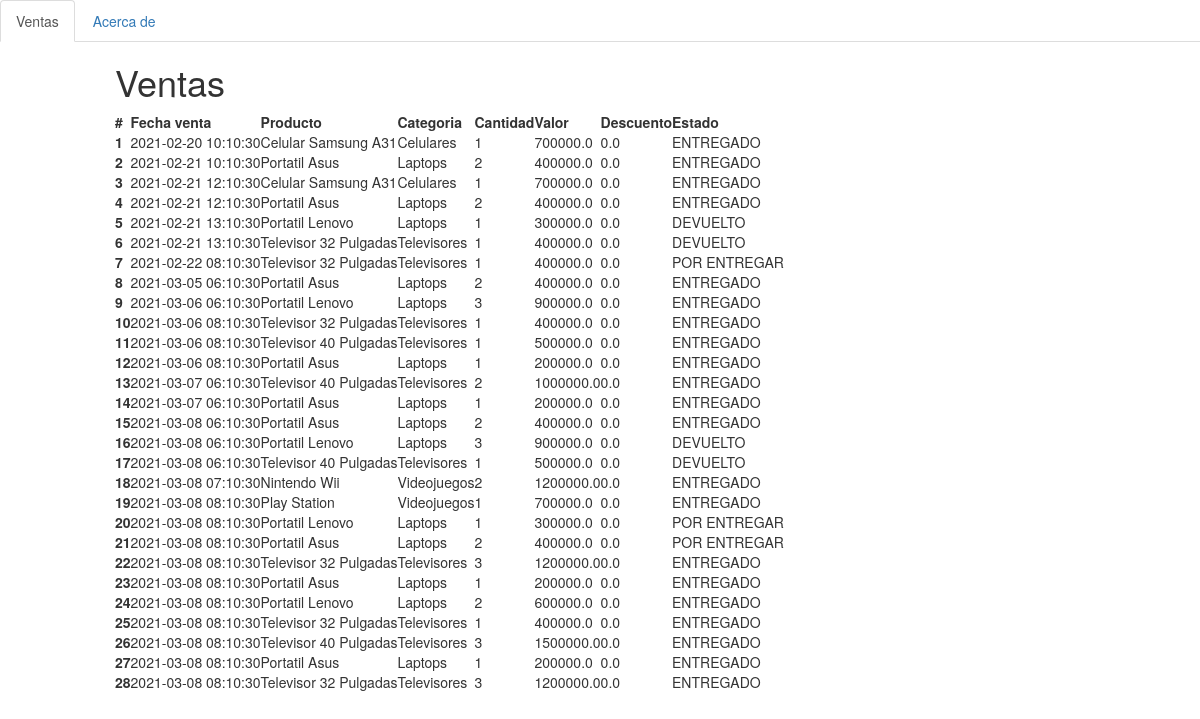
The page / on the database its author committed.
### models/DetalleVenta.py (models this page shows)
class DetalleVenta(db.Model):
    detalleId = db.Column(db.Integer, primary_key=True)
    cantidad = db.Column(db.Integer, nullable=False)
    valor = db.Column(db.Float, nullable=False)
    valorSinIva = db.Column(db.Float, nullable=False)
    valorIva = db.Column(db.Float, nullable=False)
    valorDescuento = db.Column(db.Float, nullable=False)
    productoId = db.Column(db.Integer, db.ForeignKey('producto.productoId'),
        nullable=False)
    producto = db.relationship('Producto',
        backref=db.backref('detalles', lazy=True))
    ventaId = db.Column(db.Integer, db.ForeignKey('venta.ventaId'),
        nullable=False)
    venta = db.relationship('Venta',
        backref=db.backref('detallaventas', lazy=True))

### models/Venta.py (models this page shows)
class Venta(db.Model):
    ventaId = db.Column(db.Integer, primary_key=True)
    fechaCreacion = db.Column(db.DateTime, nullable=False, default=datetime.utcnow)
    fechaEnvio = db.Column(db.DateTime, nullable=False, default=datetime.utcnow)
    estado = db.Column(db.String, nullable=False)
    medioPago = db.Column(db.String, nullable=False)
    valorTotal = db.Column(db.Float, nullable=False)
    clienteId = db.Column(db.Integer, db.ForeignKey('cliente.clienteId'),
        nullable=True)

### models/Producto.py (models this page shows)
class Producto(db.Model):
    productoId = db.Column(db.Integer, primary_key=True)
    nombre = db.Column(db.String, nullable=False)
    descripcion = db.Column(db.String, nullable=False)
    especificaciones = db.Column(db.String, nullable=False)
    marca = db.Column(db.String, nullable=False)
    inventario  = db.Column(db.Integer, nullable=False)
    precio = db.Column(db.Float, nullable=False)
    categoriaId = db.Column(db.Integer, db.ForeignKey('categoria.categoriaId'),
        nullable=False)
    categoria = db.relationship('Categoria',
        backref=db.backref('productos', lazy=True))

### models/Categoria.py (models this page shows)
class Categoria(db.Model):
    categoriaId = db.Column(db.Integer, primary_key=True)
    nombre = db.Column(db.String, nullable=False)
    descripcion = db.Column(db.String, nullable=False)

### routes/front.py (the view)
@front.route('/', methods=['GET'])
def home():
    return ventacontroller.index()

### controllers/VentaController.py (called while the page is built)
    def index(self):
        ventas = detalleVenta.query.all()
        return render_template('index.html', title='Home', ventas=ventas)

### templates/index.html (shortened to what this page needs)
<!DOCTYPE html>
<html>
  <head>
    <link href="//netdna.bootstrapcdn.com/bootstrap/3.3.6/css/bootstrap.min.css" rel="stylesheet" media="screen">
    <link href="https://unpkg.com/bootstrap-table@1.18.2/dist/bootstrap-table.min.css" rel="stylesheet">
  </head>
  <body>
    <ul class="nav nav-tabs">
        <li role="presentation" class="active"><a href="#">Ventas</a></li>
        <li role="presentation"><a href="/about">Acerca de</a></li>
    </ul>
    <div class="container">
      <h1>Ventas</h1>
      <div>
        <table   id="table"
        data-search="true"
        data-show-toggle="true"
        data-show-fullscreen="true"
        data-show-columns="true"
        data-show-columns-toggle-all="true"
        data-minimum-count-columns="2"
        data-pagination="true"
        data-page-list="[10, 25, 50, 100, all]">
          <thead>
            <tr>
              <th scope="col">#</th>
              <th scope="col">Fecha venta</th>
              <th scope="col">Producto</th>
              <th scope="col">Categoria</th>
              <th scope="col">Cantidad</th>
              <th scope="col">Valor</th>
              <th scope="col">Descuento</th>
              <th scope="col">Estado</th>
            </tr>
          </thead>
          <tbody>
            {% for venta in ventas %}
            <tr>
              <th scope="row">{{venta.detalleId}}</th>
              <td>{{venta.venta.fechaCreacion}}</td>
              <td>{{venta.producto.nombre}}</td>
              <td>{{venta.producto.categoria.nombre}}</td>
              <td>{{venta.cantidad}}</td>
              <td>{{venta.valor}}</td>
              <td>{{venta.valorDescuento}}</td>
              <td>{{venta.venta.estado}}</td>
            </tr>
            {% endfor %}
          </tbody>
        </table>
      </div>
    </div>
</body>
</html>

### templates/index.html (style rules this page uses)
.container { max-width: 1000px; }

### rows shown on the page
DetalleVenta: detalleId "1", venta.fechaCreacion "2021-02-20 10:10:30", producto.nombre "Celular Samsung A31", producto.categoria.nombre "Celulares", cantidad "1", valor "700000.0", valorDescuento "0.0", venta.estado "ENTREGADO"
DetalleVenta: detalleId "2", venta.fechaCreacion "2021-02-21 10:10:30", producto.nombre "Portatil Asus", producto.categoria.nombre "Laptops", cantidad "2", valor "400000.0", valorDescuento "0.0", venta.estado "ENTREGADO"
DetalleVenta: detalleId "3", venta.fechaCreacion "2021-02-21 12:10:30", producto.nombre "Celular Samsung A31", producto.categoria.nombre "Celulares", cantidad "1", valor "700000.0", valorDescuento "0.0", venta.estado "ENTREGADO"
DetalleVenta: detalleId "4", venta.fechaCreacion "2021-02-21 12:10:30", producto.nombre "Portatil Asus", producto.categoria.nombre "Laptops", cantidad "2", valor "400000.0", valorDescuento "0.0", venta.estado "ENTREGADO"
DetalleVenta: detalleId "5", venta.fechaCreacion "2021-02-21 13:10:30", producto.nombre "Portatil Lenovo", producto.categoria.nombre "Laptops", cantidad "1", valor "300000.0", valorDescuento "0.0", venta.estado "DEVUELTO"
DetalleVenta: detalleId "6", venta.fechaCreacion "2021-02-21 13:10:30", producto.nombre "Televisor 32 Pulgadas", producto.categoria.nombre "Televisores", cantidad "1", valor "400000.0", valorDescuento "0.0", venta.estado "DEVUELTO"
DetalleVenta: detalleId "7", venta.fechaCreacion "2021-02-22 08:10:30", producto.nombre "Televisor 32 Pulgadas", producto.categoria.nombre "Televisores", cantidad "1", valor "400000.0", valorDescuento "0.0", venta.estado "POR ENTREGAR"
DetalleVenta: detalleId "8", venta.fechaCreacion "2021-03-05 06:10:30", producto.nombre "Portatil Asus", producto.categoria.nombre "Laptops", cantidad "2", valor "400000.0", valorDescuento "0.0", venta.estado "ENTREGADO"
DetalleVenta: detalleId "9", venta.fechaCreacion "2021-03-06 06:10:30", producto.nombre "Portatil Lenovo", producto.categoria.nombre "Laptops", cantidad "3", valor "900000.0", valorDescuento "0.0", venta.estado "ENTREGADO"
DetalleVenta: detalleId "10", venta.fechaCreacion "2021-03-06 08:10:30", producto.nombre "Televisor 32 Pulgadas", producto.categoria.nombre "Televisores", cantidad "1", valor "400000.0", valorDescuento "0.0", venta.estado "ENTREGADO"
DetalleVenta: detalleId "11", venta.fechaCreacion "2021-03-06 08:10:30", producto.nombre "Televisor 40 Pulgadas", producto.categoria.nombre "Televisores", cantidad "1", valor "500000.0", valorDescuento "0.0", venta.estado "ENTREGADO"
DetalleVenta: detalleId "12", venta.fechaCreacion "2021-03-06 08:10:30", producto.nombre "Portatil Asus", producto.categoria.nombre "Laptops", cantidad "1", valor "200000.0", valorDescuento "0.0", venta.estado "ENTREGADO"
DetalleVenta: detalleId "13", venta.fechaCreacion "2021-03-07 06:10:30", producto.nombre "Televisor 40 Pulgadas", producto.categoria.nombre "Televisores", cantidad "2", valor "1000000.0", valorDescuento "0.0", venta.estado "ENTREGADO"
DetalleVenta: detalleId "14", venta.fechaCreacion "2021-03-07 06:10:30", producto.nombre "Portatil Asus", producto.categoria.nombre "Laptops", cantidad "1", valor "200000.0", valorDescuento "0.0", venta.estado "ENTREGADO"
DetalleVenta: detalleId "15", venta.fechaCreacion "2021-03-08 06:10:30", producto.nombre "Portatil Asus", producto.categoria.nombre "Laptops", cantidad "2", valor "400000.0", valorDescuento "0.0", venta.estado "ENTREGADO"
DetalleVenta: detalleId "16", venta.fechaCreacion "2021-03-08 06:10:30", producto.nombre "Portatil Lenovo", producto.categoria.nombre "Laptops", cantidad "3", valor "900000.0", valorDescuento "0.0", venta.estado "DEVUELTO"
DetalleVenta: detalleId "17", venta.fechaCreacion "2021-03-08 06:10:30", producto.nombre "Televisor 40 Pulgadas", producto.categoria.nombre "Televisores", cantidad "1", valor "500000.0", valorDescuento "0.0", venta.estado "DEVUELTO"
DetalleVenta: detalleId "18", venta.fechaCreacion "2021-03-08 07:10:30", producto.nombre "Nintendo Wii", producto.categoria.nombre "Videojuegos", cantidad "2", valor "1200000.0", valorDescuento "0.0", venta.estado "ENTREGADO"
DetalleVenta: detalleId "19", venta.fechaCreacion "2021-03-08 08:10:30", producto.nombre "Play Station", producto.categoria.nombre "Videojuegos", cantidad "1", valor "700000.0", valorDescuento "0.0", venta.estado "ENTREGADO"
DetalleVenta: detalleId "20", venta.fechaCreacion "2021-03-08 08:10:30", producto.nombre "Portatil Lenovo", producto.categoria.nombre "Laptops", cantidad "1", valor "300000.0", valorDescuento "0.0", venta.estado "POR ENTREGAR"
DetalleVenta: detalleId "21", venta.fechaCreacion "2021-03-08 08:10:30", producto.nombre "Portatil Asus", producto.categoria.nombre "Laptops", cantidad "2", valor "400000.0", valorDescuento "0.0", venta.estado "POR ENTREGAR"
DetalleVenta: detalleId "22", venta.fechaCreacion "2021-03-08 08:10:30", producto.nombre "Televisor 32 Pulgadas", producto.categoria.nombre "Televisores", cantidad "3", valor "1200000.0", valorDescuento "0.0", venta.estado "ENTREGADO"
DetalleVenta: detalleId "23", venta.fechaCreacion "2021-03-08 08:10:30", producto.nombre "Portatil Asus", producto.categoria.nombre "Laptops", cantidad "1", valor "200000.0", valorDescuento "0.0", venta.estado "ENTREGADO"
DetalleVenta: detalleId "24", venta.fechaCreacion "2021-03-08 08:10:30", producto.nombre "Portatil Lenovo", producto.categoria.nombre "Laptops", cantidad "2", valor "600000.0", valorDescuento "0.0", venta.estado "ENTREGADO"
DetalleVenta: detalleId "25", venta.fechaCreacion "2021-03-08 08:10:30", producto.nombre "Televisor 32 Pulgadas", producto.categoria.nombre "Televisores", cantidad "1", valor "400000.0", valorDescuento "0.0", venta.estado "ENTREGADO"
DetalleVenta: detalleId "26", venta.fechaCreacion "2021-03-08 08:10:30", producto.nombre "Televisor 40 Pulgadas", producto.categoria.nombre "Televisores", cantidad "3", valor "1500000.0", valorDescuento "0.0", venta.estado "ENTREGADO"
DetalleVenta: detalleId "27", venta.fechaCreacion "2021-03-08 08:10:30", producto.nombre "Portatil Asus", producto.categoria.nombre "Laptops", cantidad "1", valor "200000.0", valorDescuento "0.0", venta.estado "ENTREGADO"
DetalleVenta: detalleId "28", venta.fechaCreacion "2021-03-08 08:10:30", producto.nombre "Televisor 32 Pulgadas", producto.categoria.nombre "Televisores", cantidad "3", valor "1200000.0", valorDescuento "0.0", venta.estado "ENTREGADO"
